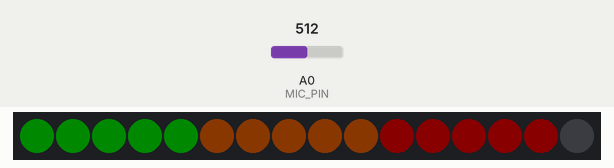
Bench run of a sketch on a simulated Arduino Uno, built with avr-gcc and run on an emulated ATmega328P. Parts: 16 RGB LEDs in strip order, left to right. The inputs (shaded band) are chosen by the test bench; at power-on: A0 (MIC_PIN) = 512. Dim RGB values are drawn brighter than linear.

Above: at 1.2 s.
1.3 s: A0 (MIC_PIN) set to 268
At 2.4 s:
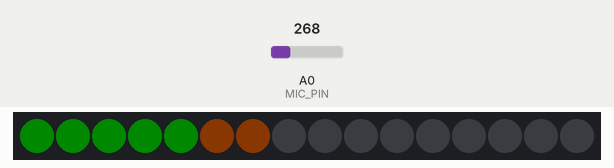
3.1 s: A0 (MIC_PIN) set to 242
At 3.7 s:
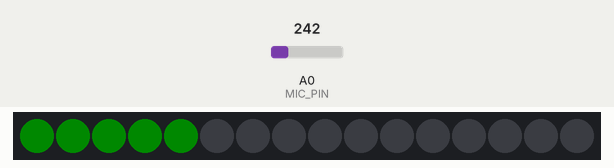
6.1 s: A0 (MIC_PIN) set to 203
9.1 s: A0 (MIC_PIN) set to 175
At 9.7 s:
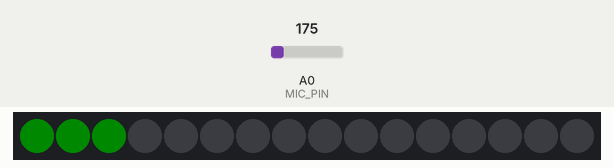
12.1 s: A0 (MIC_PIN) set to 69
At 13.0 s:
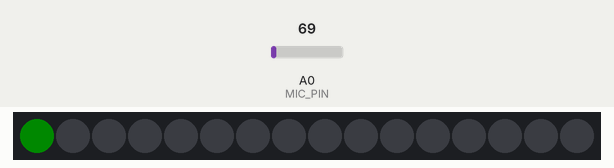
15.1 s: A0 (MIC_PIN) set to 59
Timing chart, 0 to 17.6 s (numbered marks = the images above; inputs shaded):
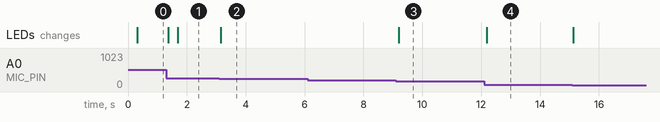

The sketch:

microphone_led_strip.ino
```cpp
#include <Adafruit_NeoPixel.h>

#define PIN_LED 6   // Pin de datos de la tira
#define NUM_LEDS 16 // Número total de LEDs
#define MIC_PIN A0  // Pin de entrada del micrófono

Adafruit_NeoPixel strip = Adafruit_NeoPixel(NUM_LEDS, PIN_LED, NEO_GRB + NEO_KHZ800);

int nivelSuavizado = 0; // Para suavizar el movimiento
int caida = 0;          // Nivel de caída visual

void setup()
{
  strip.begin();
  strip.setBrightness(10);
  strip.show();
}

void loop()
{
  int lectura = analogRead(MIC_PIN);              // Lee el micrófono
  int nivel = map(lectura, 0, 1023, 0, NUM_LEDS); // Mapea a número de LEDs

  // Hacer que se iluminen más LEDs para que se vea más
  nivel = nivel * 2;
  if (nivel > NUM_LEDS)
    nivel = NUM_LEDS;

  // Suavizado (hace que no parpadee tan brusco)
  if (nivel > nivelSuavizado)
  {
    nivelSuavizado = nivel;
  }
  else
  {
    nivelSuavizado--;
    if (nivelSuavizado < 0)
      nivelSuavizado = 0;
  }

  mostrarNivel(nivelSuavizado);
  delay(25); // Ajusta la suavidad (más bajo = más rápido)
}

void mostrarNivel(int nivel)
{
  for (int i = 0; i < NUM_LEDS; i++)
  {
    if (i < nivel)
    {
      if (i < NUM_LEDS / 3)
      {
        strip.setPixelColor(i, strip.Color(0, 255, 0)); // Verde
      }
      else if (i < (2 * NUM_LEDS) / 3)
      {
        strip.setPixelColor(i, strip.Color(255, 100, 0)); // Naranja
      }
      else
      {
        strip.setPixelColor(i, strip.Color(255, 0, 0)); // Rojo
      }
    }
    else
    {
      strip.setPixelColor(i, 0); // Apagado
    }
  }
  strip.show();
}
```

Measured:
- the behaviour switches between 256 and 255 on A0 (MIC_PIN) (found by bisection; images 1 and 2)
- after the input at 1.3 s, the LEDs: first change after 0.07 s (image 1 shows a later state)
- after the input at 3.1 s, the LEDs: change after 0.05 s (image 2)
- after the input at 6.1 s, every drawn part: stays the same
- after the input at 9.1 s, the LEDs: change after 0.09 s (image 3)
- after the input at 12.1 s, the LEDs: change after 0.09 s (image 4)
